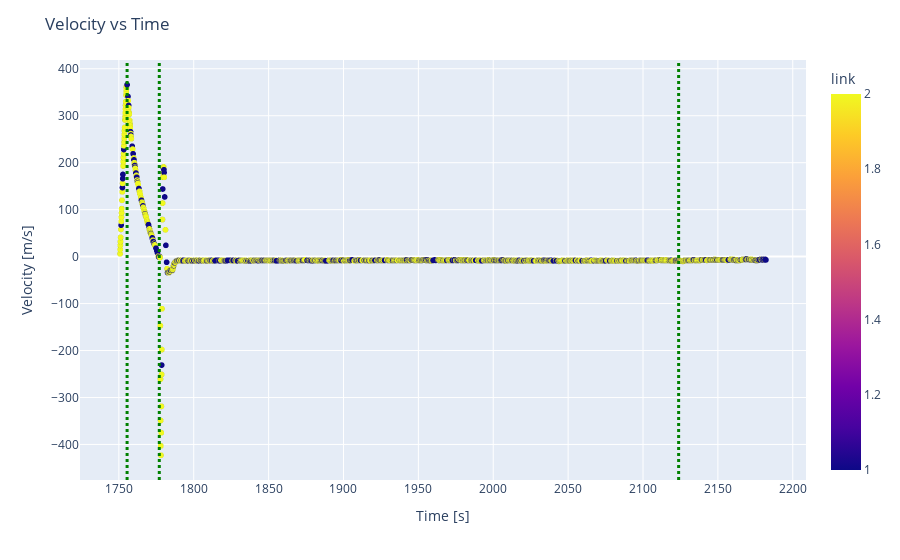

Notebook code for this chart:
### Code cell
# plot the same graph with plotly
vel = px.scatter(log, x = log["ts[deciseconds]"]/10, y = log["velocity[m/s]"], color = log['link'])
# add vertical lines every time the state changes
for i in range(1, len(log)):
    if log['state'][i] != log['state'][i-1]:
        vel.add_vline(x=log["ts[deciseconds]"][i]/10, line_width=3, line_dash="dot", line_color="green")
vel.update_layout(title='Velocity vs Time', xaxis_title='Time [s]', yaxis_title='Velocity [m/s]')
vel.show()

### Figure 1 — Plotly figure (JSON) as saved in the notebook; plotly's stock layout.template omitted (floating-point values rounded to 4 significant figures; data arrays with more than 128 entries replaced by an {"elided": "..."} marker saying what was removed)
{"data": [{"hovertemplate": "x=%{x}<br>velocity[m/s]=%{y}<br>link=%{marker.color}<extra></extra>", "legendgroup": "", "marker": {"color": {"elided": "4490 int values"}, "coloraxis": "coloraxis", "symbol": "circle"}, "mode": "markers", "name": "", "showlegend": false, "type": "scattergl", "x": {"elided": "4490 float values"}, "xaxis": "x", "y": {"elided": "4490 int values"}, "yaxis": "y"}], "layout": {"coloraxis": {"colorbar": {"title": {"text": "link"}}, "colorscale": [[0, "#0d0887"], [0.1111, "#46039f"], [0.2222, "#7201a8"], [0.3333, "#9c179e"], [0.4444, "#bd3786"], [0.5556, "#d8576b"], [0.6667, "#ed7953"], [0.7778, "#fb9f3a"], [0.8889, "#fdca26"], [1, "#f0f921"]]}, "legend": {"tracegroupgap": 0}, "margin": {"t": 60}, "shapes": [{"line": {"color": "green", "dash": "dot", "width": 3}, "type": "line", "x0": 1756.0, "x1": 1756.0, "xref": "x", "y0": 0, "y1": 1, "yref": "y domain"}, {"line": {"color": "green", "dash": "dot", "width": 3}, "type": "line", "x0": 1777, "x1": 1777, "xref": "x", "y0": 0, "y1": 1, "yref": "y domain"}, {"line": {"color": "green", "dash": "dot", "width": 3}, "type": "line", "x0": 2124.0, "x1": 2124.0, "xref": "x", "y0": 0, "y1": 1, "yref": "y domain"}], "title": {"text": "Velocity vs Time"}, "xaxis": {"anchor": "y", "domain": [0, 1], "title": {"text": "Time [s]"}}, "yaxis": {"anchor": "x", "domain": [0, 1], "title": {"text": "Velocity [m/s]"}}}}
